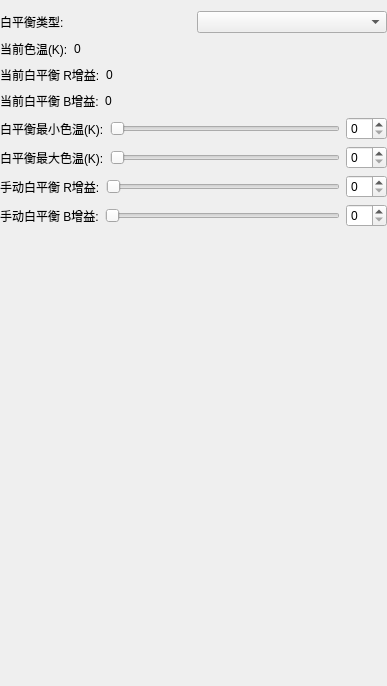
<?xml version="1.0" encoding="UTF-8"?>
<ui version="4.0">
 <class>WhiteBlanceDlg</class>
 <widget class="QDialog" name="WhiteBlanceDlg">
  <property name="geometry">
   <rect>
    <x>0</x>
    <y>0</y>
    <width>387</width>
    <height>686</height>
   </rect>
  </property>
  <property name="minimumSize">
   <size>
    <width>0</width>
    <height>0</height>
   </size>
  </property>
  <property name="windowTitle">
   <string>Dialog</string>
  </property>
  <layout class="QVBoxLayout" name="verticalLayout_3">
   <property name="leftMargin">
    <number>0</number>
   </property>
   <property name="rightMargin">
    <number>0</number>
   </property>
   <property name="bottomMargin">
    <number>0</number>
   </property>
   <item>
    <layout class="QHBoxLayout" name="horizontalLayout_8">
     <item>
      <widget class="QLabel" name="labelWbMode">
       <property name="text">
        <string>白平衡类型:</string>
       </property>
      </widget>
     </item>
     <item>
      <widget class="QComboBox" name="comboBoxWbMode"/>
     </item>
    </layout>
   </item>
   <item>
    <layout class="QHBoxLayout" name="horizontalLayout_6">
     <item>
      <widget class="QLabel" name="labelColorTemp">
       <property name="text">
        <string>当前色温(K):</string>
       </property>
      </widget>
     </item>
     <item>
      <widget class="QLabel" name="labelColorTempValue">
       <property name="text">
        <string>0</string>
       </property>
      </widget>
     </item>
     <item>
      <spacer name="horizontalSpacer">
       <property name="orientation">
        <enum>Qt::Horizontal</enum>
       </property>
       <property name="sizeHint" stdset="0">
        <size>
         <width>40</width>
         <height>20</height>
        </size>
       </property>
      </spacer>
     </item>
    </layout>
   </item>
   <item>
    <layout class="QHBoxLayout" name="horizontalLayout_9">
     <item>
      <widget class="QLabel" name="labelCurRGain">
       <property name="text">
        <string>当前白平衡 R增益:</string>
       </property>
      </widget>
     </item>
     <item>
      <widget class="QLabel" name="labelCurRGainValue">
       <property name="text">
        <string>0</string>
       </property>
      </widget>
     </item>
     <item>
      <spacer name="horizontalSpacer_3">
       <property name="orientation">
        <enum>Qt::Horizontal</enum>
       </property>
       <property name="sizeHint" stdset="0">
        <size>
         <width>40</width>
         <height>20</height>
        </size>
       </property>
      </spacer>
     </item>
    </layout>
   </item>
   <item>
    <layout class="QHBoxLayout" name="horizontalLayout_7">
     <item>
      <widget class="QLabel" name="labelCurBGain">
       <property name="text">
        <string>当前白平衡 B增益:</string>
       </property>
      </widget>
     </item>
     <item>
      <widget class="QLabel" name="labelCurBGainValue">
       <property name="text">
        <string>0</string>
       </property>
      </widget>
     </item>
     <item>
      <spacer name="horizontalSpacer_2">
       <property name="orientation">
        <enum>Qt::Horizontal</enum>
       </property>
       <property name="sizeHint" stdset="0">
        <size>
         <width>40</width>
         <height>20</height>
        </size>
       </property>
      </spacer>
     </item>
    </layout>
   </item>
   <item>
    <widget class="QWidget" name="widget_A" native="true">
     <property name="minimumSize">
      <size>
       <width>0</width>
       <height>0</height>
      </size>
     </property>
     <layout class="QVBoxLayout" name="verticalLayout_2">
      <property name="leftMargin">
       <number>0</number>
      </property>
      <property name="topMargin">
       <number>0</number>
      </property>
      <property name="rightMargin">
       <number>0</number>
      </property>
      <property name="bottomMargin">
       <number>0</number>
      </property>
      <item>
       <layout class="QHBoxLayout" name="horizontalLayout_4">
        <item>
         <widget class="QLabel" name="labelAWbColorTempMin">
          <property name="text">
           <string>白平衡最小色温(K):</string>
          </property>
         </widget>
        </item>
        <item>
         <widget class="QSlider" name="horizontalSliderAWbColorTempMin">
          <property name="orientation">
           <enum>Qt::Horizontal</enum>
          </property>
         </widget>
        </item>
        <item>
         <widget class="QSpinBox" name="spinBoxAWbColorTempMin"/>
        </item>
       </layout>
      </item>
      <item>
       <layout class="QHBoxLayout" name="horizontalLayout_3">
        <item>
         <widget class="QLabel" name="labelAWbColorTempMax">
          <property name="text">
           <string>白平衡最大色温(K):</string>
          </property>
         </widget>
        </item>
        <item>
         <widget class="QSlider" name="horizontalSliderAWbColorTempMax">
          <property name="orientation">
           <enum>Qt::Horizontal</enum>
          </property>
         </widget>
        </item>
        <item>
         <widget class="QSpinBox" name="spinBoxAWbColorTempMax"/>
        </item>
       </layout>
      </item>
     </layout>
    </widget>
   </item>
   <item>
    <widget class="QWidget" name="widget_M" native="true">
     <layout class="QVBoxLayout" name="verticalLayout">
      <property name="leftMargin">
       <number>0</number>
      </property>
      <property name="topMargin">
       <number>0</number>
      </property>
      <property name="rightMargin">
       <number>0</number>
      </property>
      <property name="bottomMargin">
       <number>0</number>
      </property>
      <item>
       <layout class="QHBoxLayout" name="horizontalLayout">
        <item>
         <widget class="QLabel" name="labelMBbRGain">
          <property name="text">
           <string>手动白平衡 R增益:</string>
          </property>
         </widget>
        </item>
        <item>
         <widget class="QSlider" name="horizontalSliderMBbRGain">
          <property name="orientation">
           <enum>Qt::Horizontal</enum>
          </property>
         </widget>
        </item>
        <item>
         <widget class="QSpinBox" name="spinBoxMBbRGain"/>
        </item>
       </layout>
      </item>
      <item>
       <layout class="QHBoxLayout" name="horizontalLayout_5">
        <item>
         <widget class="QLabel" name="labelMBbBGain">
          <property name="text">
           <string>手动白平衡 B增益:</string>
          </property>
         </widget>
        </item>
        <item>
         <widget class="QSlider" name="horizontalSliderMBbBGain">
          <property name="orientation">
           <enum>Qt::Horizontal</enum>
          </property>
         </widget>
        </item>
        <item>
         <widget class="QSpinBox" name="spinBoxMBbBGain"/>
        </item>
       </layout>
      </item>
     </layout>
    </widget>
   </item>
   <item>
    <spacer name="verticalSpacer">
     <property name="orientation">
      <enum>Qt::Vertical</enum>
     </property>
     <property name="sizeHint" stdset="0">
      <size>
       <width>20</width>
       <height>40</height>
      </size>
     </property>
    </spacer>
   </item>
  </layout>
 </widget>
 <resources/>
 <connections/>
</ui>
